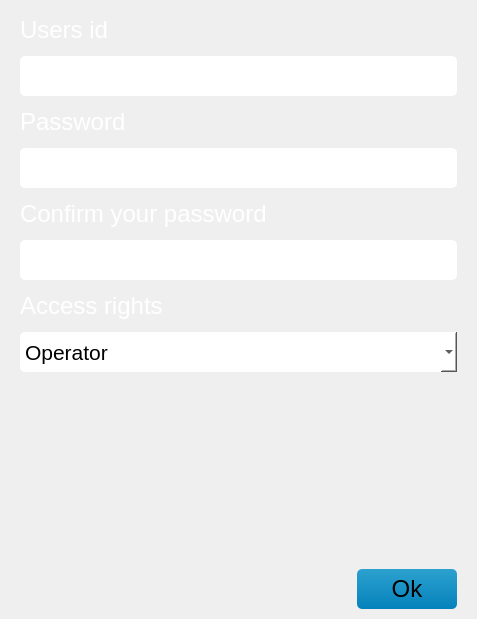
<?xml version="1.0" encoding="UTF-8"?>
<ui version="4.0">
 <class>container_ui</class>
 <widget class="QWidget" name="container_ui">
  <property name="geometry">
   <rect>
    <x>0</x>
    <y>0</y>
    <width>477</width>
    <height>619</height>
   </rect>
  </property>
  <property name="minimumSize">
   <size>
    <width>0</width>
    <height>0</height>
   </size>
  </property>
  <layout class="QGridLayout" name="central_layout">
   <property name="sizeConstraint">
    <enum>QLayout::SetDefaultConstraint</enum>
   </property>
   <property name="leftMargin">
    <number>20</number>
   </property>
   <property name="topMargin">
    <number>10</number>
   </property>
   <property name="rightMargin">
    <number>20</number>
   </property>
   <property name="bottomMargin">
    <number>10</number>
   </property>
   <property name="horizontalSpacing">
    <number>10</number>
   </property>
   <property name="verticalSpacing">
    <number>6</number>
   </property>
   <item row="15" column="0" colspan="2">
    <widget class="QLabel" name="password_label">
     <property name="minimumSize">
      <size>
       <width>0</width>
       <height>40</height>
      </size>
     </property>
     <property name="maximumSize">
      <size>
       <width>16777215</width>
       <height>40</height>
      </size>
     </property>
     <property name="styleSheet">
      <string notr="true">background-color: transparent;
font-size: 18pt;
font-weight:40; 
 color: #ffffff;</string>
     </property>
     <property name="text">
      <string>Password</string>
     </property>
    </widget>
   </item>
   <item row="21" column="0" colspan="3">
    <widget class="QComboBox" name="access_rights_combo">
     <property name="minimumSize">
      <size>
       <width>0</width>
       <height>40</height>
      </size>
     </property>
     <property name="maximumSize">
      <size>
       <width>16777215</width>
       <height>40</height>
      </size>
     </property>
     <property name="styleSheet">
      <string notr="true">background-color: rgb(255, 255, 255);
border-radius: 5px;
font-size: 16pt; 
font-weight:40; 
color: #000000;</string>
     </property>
     <item>
      <property name="text">
       <string>Operator</string>
      </property>
     </item>
     <item>
      <property name="text">
       <string>Maintenance</string>
      </property>
     </item>
     <item>
      <property name="text">
       <string>Expert</string>
      </property>
     </item>
     <item>
      <property name="text">
       <string>Developer</string>
      </property>
     </item>
    </widget>
   </item>
   <item row="20" column="0" colspan="3">
    <widget class="QLabel" name="access_rights_label">
     <property name="minimumSize">
      <size>
       <width>0</width>
       <height>40</height>
      </size>
     </property>
     <property name="maximumSize">
      <size>
       <width>16777215</width>
       <height>40</height>
      </size>
     </property>
     <property name="styleSheet">
      <string notr="true">background-color: transparent;
font-size: 18pt;
font-weight:40; 
 color: #ffffff;</string>
     </property>
     <property name="text">
      <string>Access rights</string>
     </property>
    </widget>
   </item>
   <item row="19" column="0" colspan="3">
    <widget class="QLineEdit" name="confirm_password_edit">
     <property name="minimumSize">
      <size>
       <width>100</width>
       <height>40</height>
      </size>
     </property>
     <property name="maximumSize">
      <size>
       <width>16777215</width>
       <height>40</height>
      </size>
     </property>
     <property name="styleSheet">
      <string notr="true">background-color: #ffffff;
border-radius: 5px;
font-size: 16pt; 
font-weight:40; 
color: #494842;</string>
     </property>
    </widget>
   </item>
   <item row="18" column="0" colspan="3">
    <widget class="QLabel" name="cinfirm_password_label">
     <property name="minimumSize">
      <size>
       <width>0</width>
       <height>40</height>
      </size>
     </property>
     <property name="maximumSize">
      <size>
       <width>16777215</width>
       <height>40</height>
      </size>
     </property>
     <property name="styleSheet">
      <string notr="true">background-color: transparent;
font-size: 18pt;
font-weight:40; 
 color: #ffffff;</string>
     </property>
     <property name="text">
      <string>Confirm your password</string>
     </property>
    </widget>
   </item>
   <item row="16" column="0" colspan="3">
    <widget class="QLineEdit" name="password_edit">
     <property name="minimumSize">
      <size>
       <width>100</width>
       <height>40</height>
      </size>
     </property>
     <property name="maximumSize">
      <size>
       <width>16777215</width>
       <height>40</height>
      </size>
     </property>
     <property name="styleSheet">
      <string notr="true">background-color: #ffffff;
border-radius: 5px;
font-size: 16pt; 
font-weight:40; 
color: #494842;</string>
     </property>
     <property name="inputMethodHints">
      <set>Qt::ImhHiddenText|Qt::ImhNoAutoUppercase|Qt::ImhNoPredictiveText</set>
     </property>
    </widget>
   </item>
   <item row="14" column="0" colspan="3">
    <widget class="QLineEdit" name="user_id_edit">
     <property name="minimumSize">
      <size>
       <width>100</width>
       <height>40</height>
      </size>
     </property>
     <property name="maximumSize">
      <size>
       <width>16777215</width>
       <height>40</height>
      </size>
     </property>
     <property name="styleSheet">
      <string notr="true">background-color: #ffffff;
border-radius: 5px;
font-size: 16pt; 
font-weight:40; 
color: #494842;</string>
     </property>
    </widget>
   </item>
   <item row="0" column="0" colspan="3">
    <widget class="QLabel" name="user_id_label">
     <property name="minimumSize">
      <size>
       <width>0</width>
       <height>40</height>
      </size>
     </property>
     <property name="maximumSize">
      <size>
       <width>16777215</width>
       <height>40</height>
      </size>
     </property>
     <property name="styleSheet">
      <string notr="true">background-color: transparent;
font-size: 18pt;
font-weight:40; 
 color: #ffffff;</string>
     </property>
     <property name="text">
      <string>Users id</string>
     </property>
    </widget>
   </item>
   <item row="22" column="0" colspan="3">
    <spacer name="verticalSpacer">
     <property name="orientation">
      <enum>Qt::Vertical</enum>
     </property>
     <property name="sizeHint" stdset="0">
      <size>
       <width>20</width>
       <height>40</height>
      </size>
     </property>
    </spacer>
   </item>
   <item row="23" column="1" colspan="2">
    <widget class="QPushButton" name="add_user_button">
     <property name="minimumSize">
      <size>
       <width>100</width>
       <height>40</height>
      </size>
     </property>
     <property name="maximumSize">
      <size>
       <width>16777215</width>
       <height>50</height>
      </size>
     </property>
     <property name="styleSheet">
      <string notr="true">background-color:qlineargradient(x1: 0, y1: 0, x2: 0, y2: 1, stop: 0 #2ca1cf, stop: 1 #0482bb);
border: 2px #616763;
border-radius: 5px;
font-size: 18pt; 
font-weight:40; 
color: #000000;</string>
     </property>
     <property name="text">
      <string>Ok</string>
     </property>
    </widget>
   </item>
   <item row="23" column="0">
    <spacer name="horizontalSpacer">
     <property name="orientation">
      <enum>Qt::Horizontal</enum>
     </property>
     <property name="sizeHint" stdset="0">
      <size>
       <width>40</width>
       <height>20</height>
      </size>
     </property>
    </spacer>
   </item>
  </layout>
 </widget>
 <layoutdefault spacing="10" margin="11"/>
 <tabstops>
  <tabstop>user_id_edit</tabstop>
  <tabstop>password_edit</tabstop>
  <tabstop>confirm_password_edit</tabstop>
  <tabstop>access_rights_combo</tabstop>
  <tabstop>add_user_button</tabstop>
 </tabstops>
 <resources/>
 <connections/>
</ui>
